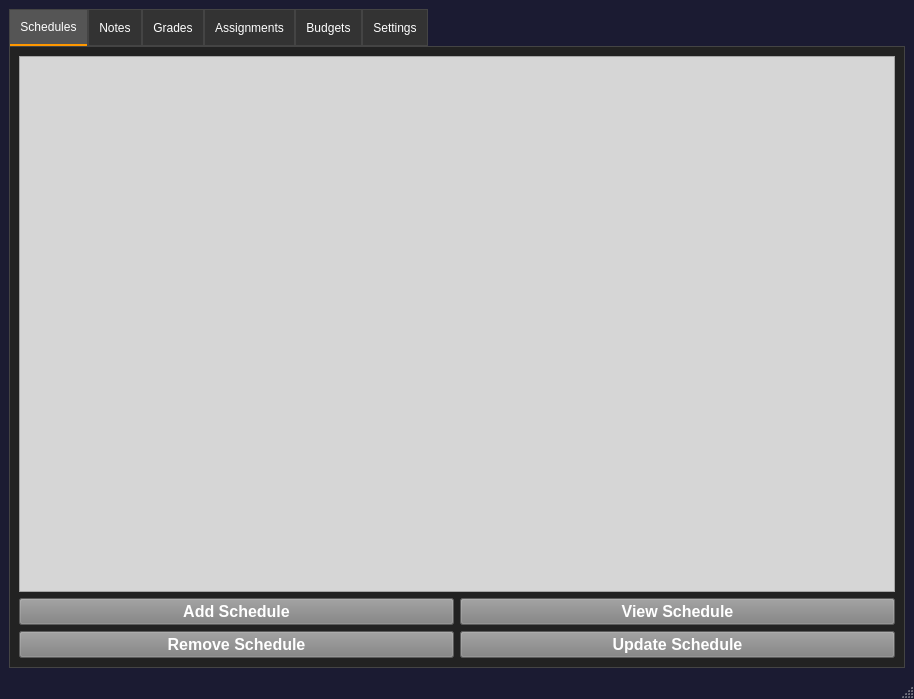
<?xml version="1.0" encoding="UTF-8"?>
<ui version="4.0">
 <class>MainWindow</class>
 <widget class="QMainWindow" name="MainWindow">
  <property name="geometry">
   <rect>
    <x>0</x>
    <y>0</y>
    <width>914</width>
    <height>699</height>
   </rect>
  </property>
  <property name="font">
   <font>
    <family>Tahoma</family>
   </font>
  </property>
  <property name="windowTitle">
   <string>MainWindow</string>
  </property>
  <property name="layoutDirection">
   <enum>Qt::LeftToRight</enum>
  </property>
  <property name="autoFillBackground">
   <bool>false</bool>
  </property>
  <property name="styleSheet">
   <string notr="true">QMainWindow{
	background-color: #1b1b32;
}</string>
  </property>
  <widget class="QWidget" name="centralwidget">
   <layout class="QHBoxLayout" name="horizontalLayout_2">
    <item>
     <widget class="QTabWidget" name="tabs">
      <property name="styleSheet">
       <string notr="true">QTabWidget::pane {
    border: 1px solid #444;
    background: #222;
}
QTabBar::tab {
    background: #333;
    color: white;
    padding: 10px;
    border: 1px solid #444;
}
QTabBar::tab:selected {
    background: #555;
    border-bottom: 2px solid #ff9800;
}
QTabBar::tab:hover {
    background: #666;
}
</string>
      </property>
      <property name="tabPosition">
       <enum>QTabWidget::North</enum>
      </property>
      <property name="currentIndex">
       <number>0</number>
      </property>
      <widget class="QWidget" name="ScheduleTab">
       <attribute name="title">
        <string>Schedules</string>
       </attribute>
       <layout class="QGridLayout" name="gridLayout_2">
        <item row="3" column="0">
         <widget class="QPushButton" name="removeSchedButton">
          <property name="font">
           <font>
            <pointsize>12</pointsize>
            <bold>true</bold>
           </font>
          </property>
          <property name="cursor">
           <cursorShape>PointingHandCursor</cursorShape>
          </property>
          <property name="styleSheet">
           <string notr="true">QPushButton{
	background-color:gray;
	color:white;
}</string>
          </property>
          <property name="text">
           <string>Remove Schedule</string>
          </property>
         </widget>
        </item>
        <item row="2" column="0">
         <widget class="QPushButton" name="addSchedButton">
          <property name="font">
           <font>
            <pointsize>12</pointsize>
            <bold>true</bold>
           </font>
          </property>
          <property name="cursor">
           <cursorShape>PointingHandCursor</cursorShape>
          </property>
          <property name="styleSheet">
           <string notr="true">QPushButton{
	background-color:gray;
	color:white;
}</string>
          </property>
          <property name="text">
           <string>Add Schedule</string>
          </property>
         </widget>
        </item>
        <item row="2" column="1">
         <widget class="QPushButton" name="viewSchedButton">
          <property name="font">
           <font>
            <pointsize>12</pointsize>
            <bold>true</bold>
           </font>
          </property>
          <property name="cursor">
           <cursorShape>PointingHandCursor</cursorShape>
          </property>
          <property name="styleSheet">
           <string notr="true">QPushButton{
	background-color:gray;
	color:white;
}</string>
          </property>
          <property name="text">
           <string>View Schedule</string>
          </property>
         </widget>
        </item>
        <item row="1" column="0" colspan="2">
         <widget class="QTableWidget" name="scheduleTableWidget">
          <property name="styleSheet">
           <string notr="true">QTableWidget{
	background-color:rgb(214, 214, 214);

}</string>
          </property>
         </widget>
        </item>
        <item row="3" column="1">
         <widget class="QPushButton" name="updateSchedButton">
          <property name="font">
           <font>
            <pointsize>12</pointsize>
            <bold>true</bold>
           </font>
          </property>
          <property name="cursor">
           <cursorShape>PointingHandCursor</cursorShape>
          </property>
          <property name="styleSheet">
           <string notr="true">QPushButton{
	background-color:gray;
	color:white;
}</string>
          </property>
          <property name="text">
           <string>Update Schedule</string>
          </property>
         </widget>
        </item>
       </layout>
      </widget>
      <widget class="QWidget" name="NotesTab">
       <attribute name="title">
        <string>Notes</string>
       </attribute>
       <layout class="QVBoxLayout" name="verticalLayout">
        <item>
         <widget class="QListWidget" name="notesView">
          <property name="styleSheet">
           <string notr="true">QListWidget{
	border: 5px solid grey;
    width:50px;
}</string>
          </property>
          <property name="frameShape">
           <enum>QFrame::NoFrame</enum>
          </property>
          <property name="frameShadow">
           <enum>QFrame::Raised</enum>
          </property>
         </widget>
        </item>
        <item alignment="Qt::AlignHCenter">
         <widget class="QPushButton" name="addNoteButton">
          <property name="maximumSize">
           <size>
            <width>48</width>
            <height>16777215</height>
           </size>
          </property>
          <property name="cursor">
           <cursorShape>PointingHandCursor</cursorShape>
          </property>
          <property name="styleSheet">
           <string notr="true">QPushButton{
	border-radius: 16px;
	border:2px solid #1b1b32
}
</string>
          </property>
          <property name="text">
           <string/>
          </property>
          <property name="icon">
           <iconset>
            <normaloff>../Image/Plus-Symbol-PNG-Image.png</normaloff>../Image/Plus-Symbol-PNG-Image.png</iconset>
          </property>
          <property name="iconSize">
           <size>
            <width>32</width>
            <height>32</height>
           </size>
          </property>
         </widget>
        </item>
       </layout>
      </widget>
      <widget class="QWidget" name="GradesTab">
       <attribute name="title">
        <string>Grades</string>
       </attribute>
       <layout class="QHBoxLayout" name="horizontalLayout">
        <item>
         <widget class="QLabel" name="gradeLabel">
          <property name="font">
           <font>
            <pointsize>16</pointsize>
            <bold>true</bold>
           </font>
          </property>
          <property name="styleSheet">
           <string notr="true">QLabel{
	color:#fff;
}</string>
          </property>
          <property name="text">
           <string>My Grades</string>
          </property>
          <property name="alignment">
           <set>Qt::AlignHCenter|Qt::AlignTop</set>
          </property>
         </widget>
        </item>
       </layout>
      </widget>
      <widget class="QWidget" name="AssignmentsTab">
       <attribute name="title">
        <string>Assignments</string>
       </attribute>
       <layout class="QHBoxLayout" name="horizontalLayout_3">
        <item alignment="Qt::AlignHCenter|Qt::AlignTop">
         <widget class="QLabel" name="assignmentLabel">
          <property name="font">
           <font>
            <pointsize>16</pointsize>
            <bold>true</bold>
           </font>
          </property>
          <property name="styleSheet">
           <string notr="true">QLabel{
	color:#fff;
}</string>
          </property>
          <property name="text">
           <string>My Assignments</string>
          </property>
          <property name="textFormat">
           <enum>Qt::PlainText</enum>
          </property>
          <property name="alignment">
           <set>Qt::AlignLeading|Qt::AlignLeft|Qt::AlignTop</set>
          </property>
          <property name="wordWrap">
           <bool>false</bool>
          </property>
         </widget>
        </item>
       </layout>
      </widget>
      <widget class="QWidget" name="BudgetsTab">
       <attribute name="title">
        <string>Budgets</string>
       </attribute>
       <layout class="QHBoxLayout" name="horizontalLayout_4">
        <item alignment="Qt::AlignHCenter|Qt::AlignTop">
         <widget class="QLabel" name="budgetLabel">
          <property name="font">
           <font>
            <pointsize>16</pointsize>
            <bold>true</bold>
           </font>
          </property>
          <property name="styleSheet">
           <string notr="true">QLabel{
	color:#fff;
}
</string>
          </property>
          <property name="text">
           <string>Budgets</string>
          </property>
         </widget>
        </item>
       </layout>
      </widget>
      <widget class="QWidget" name="SettingsTab">
       <attribute name="title">
        <string>Settings</string>
       </attribute>
       <layout class="QVBoxLayout" name="verticalLayout_2">
        <item>
         <widget class="QLabel" name="settingsLabel">
          <property name="font">
           <font>
            <pointsize>16</pointsize>
            <bold>true</bold>
           </font>
          </property>
          <property name="styleSheet">
           <string notr="true">QLabel{
	color:#fff;
}</string>
          </property>
          <property name="text">
           <string>Settings</string>
          </property>
          <property name="alignment">
           <set>Qt::AlignHCenter|Qt::AlignTop</set>
          </property>
         </widget>
        </item>
       </layout>
      </widget>
     </widget>
    </item>
   </layout>
  </widget>
  <widget class="QStatusBar" name="statusbar"/>
 </widget>
 <resources/>
 <connections/>
</ui>
